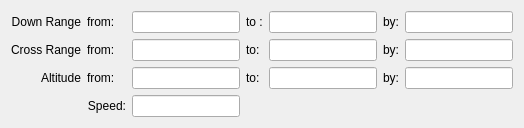
                 <widget class="QWidget" name="mTargetPageGrid">
                  <layout class="QGridLayout" name="gridLayout_19">
                   <item row="0" column="0">
                    <layout class="QGridLayout" name="gridLayout_18">
                     <item row="0" column="0">
                      <widget class="QLabel" name="mTargetDownRangeLabel">
                       <property name="text">
                        <string>Down Range</string>
                       </property>
                       <property name="alignment">
                        <set>Qt::AlignRight|Qt::AlignTrailing|Qt::AlignVCenter</set>
                       </property>
                      </widget>
                     </item>
                     <item row="0" column="1">
                      <widget class="QLabel" name="mTargetDownRangeFromLabel">
                       <property name="text">
                        <string>from: </string>
                       </property>
                      </widget>
                     </item>
                     <item row="0" column="2">
                      <widget class="QLineEdit" name="mTargetDownRangeFrom"/>
                     </item>
                     <item row="0" column="3">
                      <widget class="QLabel" name="mTargetDownRangeToLabel">
                       <property name="text">
                        <string>to :</string>
                       </property>
                      </widget>
                     </item>
                     <item row="0" column="4">
                      <widget class="QLineEdit" name="mTargetDownRangeTo"/>
                     </item>
                     <item row="0" column="5">
                      <widget class="QLabel" name="mTargetDownRangeByLabel">
                       <property name="text">
                        <string>by:</string>
                       </property>
                      </widget>
                     </item>
                     <item row="0" column="6">
                      <widget class="QLineEdit" name="mTargetDownRangeBy"/>
                     </item>
                     <item row="1" column="0">
                      <widget class="QLabel" name="mTargetCrossRangeLabel">
                       <property name="text">
                        <string>Cross Range</string>
                       </property>
                       <property name="alignment">
                        <set>Qt::AlignRight|Qt::AlignTrailing|Qt::AlignVCenter</set>
                       </property>
                      </widget>
                     </item>
                     <item row="1" column="1">
                      <widget class="QLabel" name="mTargetCrossRangeFromLabel">
                       <property name="text">
                        <string>from:</string>
                       </property>
                      </widget>
                     </item>
                     <item row="1" column="2">
                      <widget class="QLineEdit" name="mTargetCrossRangeFrom"/>
                     </item>
                     <item row="1" column="3">
                      <widget class="QLabel" name="mTargetCrossRangeToLabel">
                       <property name="text">
                        <string>to:</string>
                       </property>
                      </widget>
                     </item>
                     <item row="1" column="4">
                      <widget class="QLineEdit" name="mTargetCrossRangeTo"/>
                     </item>
                     <item row="1" column="5">
                      <widget class="QLabel" name="mTargetCrossRangeByLabel">
                       <property name="text">
                        <string>by:</string>
                       </property>
                      </widget>
                     </item>
                     <item row="1" column="6">
                      <widget class="QLineEdit" name="mTargetCrossRangeBy"/>
                     </item>
                     <item row="2" column="0">
                      <widget class="QLabel" name="mTargetAltitudeLabel">
                       <property name="text">
                        <string>Altitude</string>
                       </property>
                       <property name="alignment">
                        <set>Qt::AlignRight|Qt::AlignTrailing|Qt::AlignVCenter</set>
                       </property>
                      </widget>
                     </item>
                     <item row="2" column="1">
                      <widget class="QLabel" name="mTargetAltitudeFromLabel">
                       <property name="text">
                        <string>from:</string>
                       </property>
                      </widget>
                     </item>
                     <item row="2" column="2">
                      <widget class="QLineEdit" name="mTargetAltitudeFrom"/>
                     </item>
                     <item row="2" column="3">
                      <widget class="QLabel" name="mTargetAltitudeToLabel">
                       <property name="text">
                        <string>to:</string>
                       </property>
                      </widget>
                     </item>
                     <item row="2" column="4">
                      <widget class="QLineEdit" name="mTargetAltitudeTo"/>
                     </item>
                     <item row="2" column="5">
                      <widget class="QLabel" name="mTargetAltitudeByLabel">
                       <property name="text">
                        <string>by:</string>
                       </property>
                      </widget>
                     </item>
                     <item row="2" column="6">
                      <widget class="QLineEdit" name="mTargetAltitudeBy"/>
                     </item>
                     <item row="3" column="2">
                      <widget class="QLineEdit" name="mTargetSpeed"/>
                     </item>
                     <item row="3" column="1">
                      <widget class="QLabel" name="mTargetSpeedLabel">
                       <property name="text">
                        <string>Speed:</string>
                       </property>
                       <property name="alignment">
                        <set>Qt::AlignRight|Qt::AlignTrailing|Qt::AlignVCenter</set>
                       </property>
                      </widget>
                     </item>
                    </layout>
                   </item>
                  </layout>
                 </widget>
